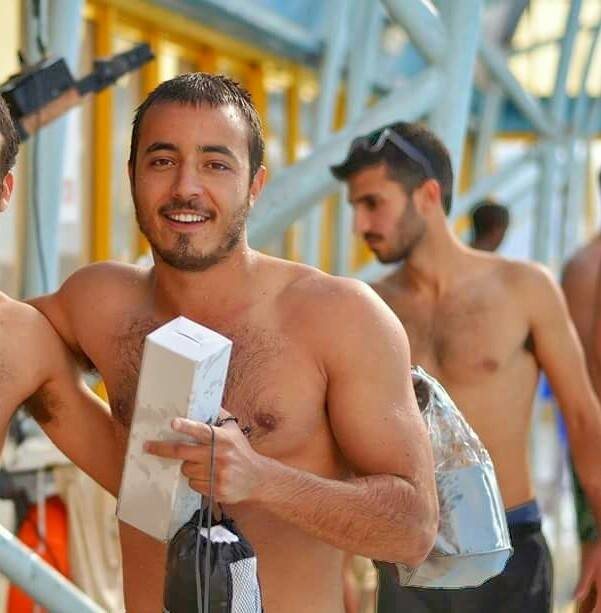
#> input picture model/playground.jpeg, 601 x 613 px
$ jupyter execute playground.ipynb   (shell and % lines are left out)
#> lines starting #> are read from the running program, lines starting #| are printed output that depends on the picture; after the words box and inside, x2 and y2 are one past the last pixel; in counts of white or black regions, pixels touching at a corner belong together
<h2 style='color:blue' align='center'>Sports Celebrity Image Classification<h2>

Special thanks to Debjyoti Paul (My data scientist friend at Amazon) for help with this project

[cell 1]
import numpy as np
import cv2
import matplotlib
from matplotlib import pyplot as plt

[cell 2]
img = cv2.imread('./playground.jpeg')
#> img is the input picture: shape (613, 601, 3); mean B, G, R 109.3, 131.7, 158.3
img.shape
print(img)
#> (printed output is left out)

[cell 3]
plt.imshow(img)

[cell 4]
gray = cv2.cvtColor(img, cv2.COLOR_BGR2GRAY)
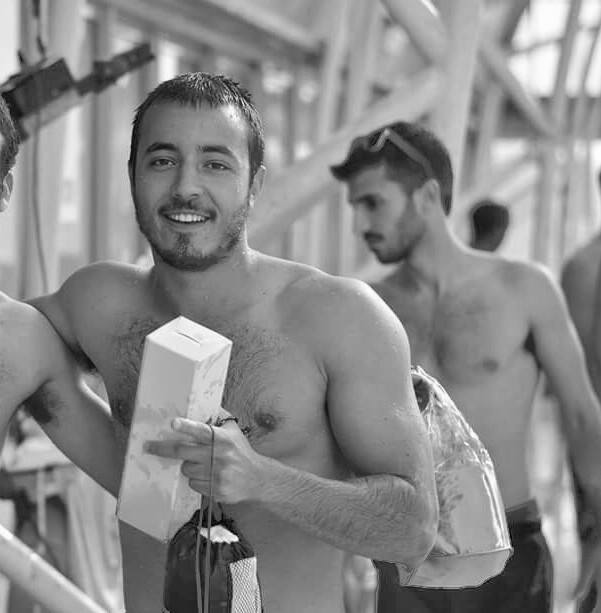
#> gray: shape (613, 601); min 1, max 255, mean 137.1
gray.shape
#> Out = (613, 601)

[cell 5]
gray

[cell 6]
plt.imshow(gray, cmap='gray')

[cell 7]
face_cascade = cv2.CascadeClassifier('./opencv/haarcascades/haarcascade_frontalface_default.xml')
eye_cascade = cv2.CascadeClassifier('./opencv/haarcascades/haarcascade_eye.xml')

faces = face_cascade.detectMultiScale(gray, 1.3, 5)
#> faces = [[120, 110, 137, 137]]
faces
#> Out = [[120, 110, 137, 137]]

[cell 8]
(x,y,w,h) = faces[0]
#> x = 120; y = 110; w = 137; h = 137
x,y,w,h
#> Out = (120, 110, 137, 137)

[cell 9]
face_img = cv2.rectangle(img,(x,y),(x+w,y+h),(255,0,0),2)
plt.imshow(face_img)

[cell 10]
cv2.destroyAllWindows()
for (x,y,w,h) in faces:
    face_img = cv2.rectangle(img,(x,y),(x+w,y+h),(255,0,0),2)
    roi_gray = gray[y:y+h, x:x+w]
    roi_color = face_img[y:y+h, x:x+w]

    parameter = 1.0
# [10 lines of commented-out code are left out]
    eyes = eye_cascade.detectMultiScale(roi_gray, scaleFactor=1.9, minNeighbors=1, minSize=(30, 30))

    for (ex,ey,ew,eh) in eyes:
        cv2.rectangle(roi_color,(ex,ey),(ex+ew,ey+eh),(0,255,0),2)
#> this loop made 1 pass
#> (x, y, w, h, parameter, eyes) on pass 1: (120, 110, 137, 137, 1, [[25, 34, 38, 38], [73, 36, 38, 38]])
#> pass 1, `roi_gray = gray[y:y+h, x:x+w]`:
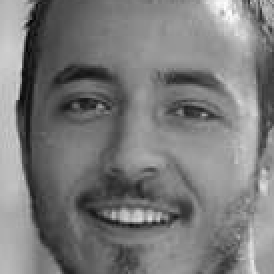
#> roi_gray: shape (137, 137) (shown 2 times larger); min 3, max 254, mean 122.4
#> pass 1, `roi_color = face_img[y:y+h, x:x+w]`:
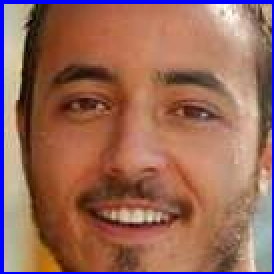
#> roi_color: shape (137, 137, 3) (shown 2 times larger); mean B, G, R 89.8, 104.6, 152.3
#> after the loop:
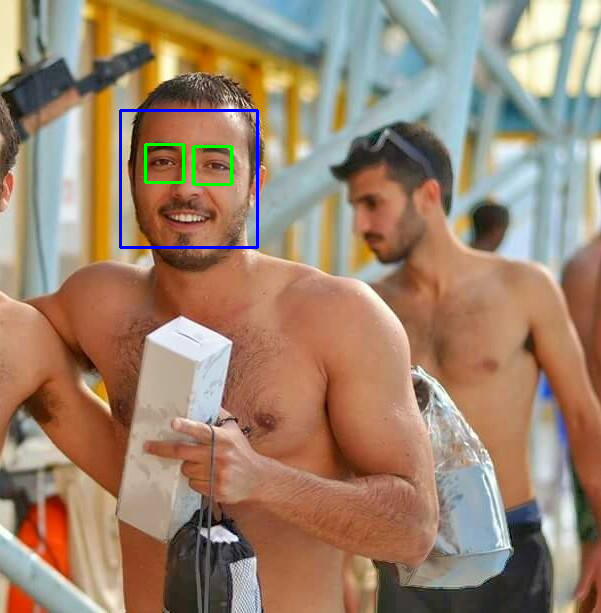
#> img: shape (613, 601, 3); mean B, G, R 109.8, 131.4, 157.2
#> after the loop:
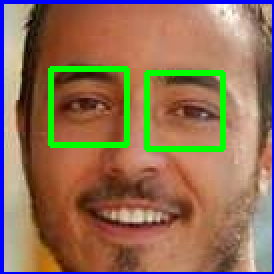
#> roi_color: shape (137, 137, 3) (shown 2 times larger); 4.82% of pixels changed, all inside (x1, y1, x2, y2) = (24, 33, 113, 76)


plt.figure()
plt.imshow(face_img, cmap='gray')
plt.show()

<h3 style='color:purple'>(2) Preprocessing: Crop the facial region of the image</h3>

[cell 11]
plt.imshow(roi_color, cmap='gray')

[cell 12]
cropped_img = np.array(roi_color)
cropped_img.shape
#> Out = (137, 137, 3)

<h3 style='color:purple'>(3) Preprocessing: Use wavelet transform as a feature for traning our model</h3>

#### In wavelet transformed image, you can see edges clearly and that can give us clues on various facial features such as eyes, nose, lips etc

### Wavelet transform

[cell 13]
import numpy as np
import pywt
import cv2

def w2d(img, mode='haar', level=1):
#> called with mode = 'db1', level = 5
    imArray = img
    #Datatype conversions
    #convert to grayscale
    imArray = cv2.cvtColor( imArray,cv2.COLOR_RGB2GRAY )
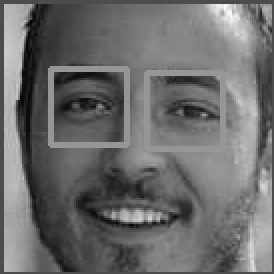
#> imArray: shape (137, 137) (shown 2 times larger); min 1, max 250, mean 107.9
    #convert to float
    imArray =  np.float32(imArray)
    imArray /= 255;
    # compute coefficients
    coeffs=pywt.wavedec2(imArray, mode, level=level)
#> coeffs = 6 items

    #Process Coefficients
    coeffs_H=list(coeffs)
#> coeffs_H = 6 items
    coeffs_H[0] *= 0;

    # reconstruction
    imArray_H=pywt.waverec2(coeffs_H, mode);
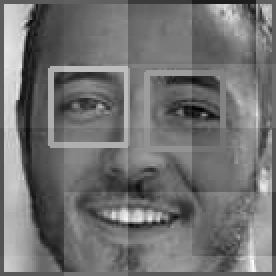
#> imArray_H: shape (138, 138) float32 (shown 2 times larger); min -0.405, max 0.516, mean 0.00623; drawn with min black and max white
    imArray_H *= 255;
    imArray_H =  np.uint8(imArray_H)
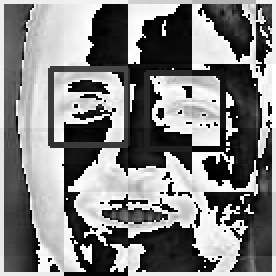
#> imArray_H: shape (138, 138) (shown 2 times larger); min 0, max 255, mean 130.4

    return imArray_H
